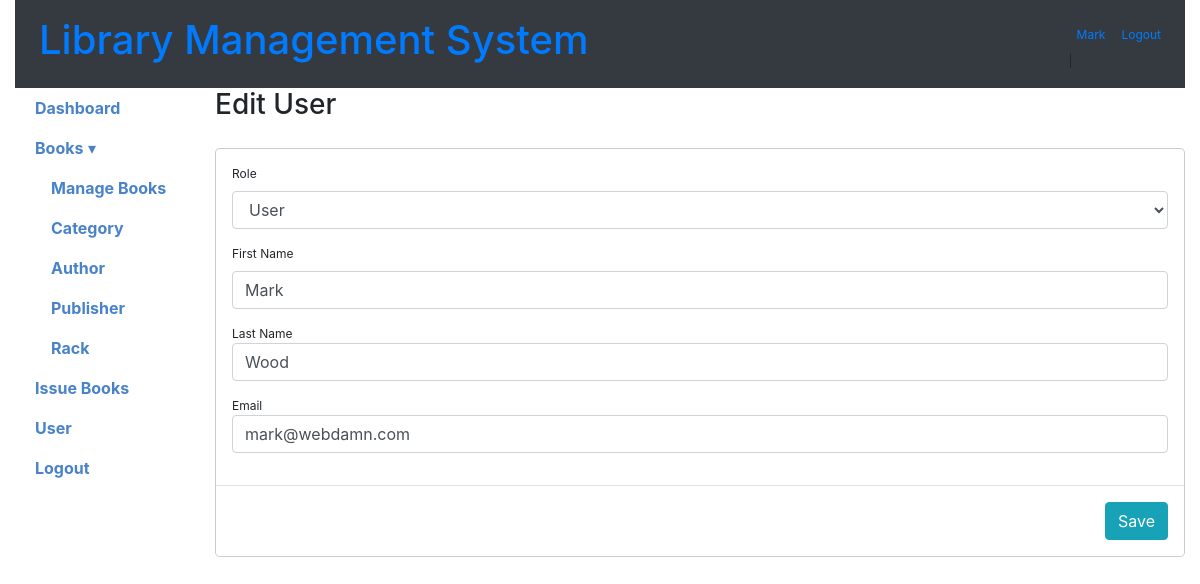
Page /edit_user?userid=2 (signed in) on the committed database.
### tables this page shows
CREATE TABLE user (
  id INTEGER NOT NULL PRIMARY KEY AUTOINCREMENT,
  first_name TEXT,
  last_name TEXT,
  email TEXT UNIQUE,
  password TEXT,
  role TEXT CHECK(role IN ('admin', 'user')) DEFAULT 'admin'
);

### app.py (the view)
@app.route("/edit_user", methods=['GET', 'POST'])
def edit_user():
    msg = ''
    if 'loggedin' in session:
        editUserId = request.args.get('userid')
        conn = get_db_connection()
        cursor = conn.cursor()
        cursor.execute('SELECT * FROM user WHERE id = ?', (editUserId,))
        users = cursor.fetchall()
        conn.close()
        return render_template("edit_user.html", users=users)
    return redirect(url_for('login'))

### app.py (called while the page is built)
def get_db_connection():
    conn = sqlite3.connect('library-system.db')
    conn.row_factory = sqlite3.Row
    return conn

### templates/edit_user.html (shortened to what this page needs)
{% include 'header.html' %}
<body>
  <div class="container-fluid" id="main">
	{% include 'top_menus.html' %}
    <div class="row row-offcanvas row-offcanvas-left">
	  {% include 'left_menus.html' %}
      <div class="col-md-9 col-lg-10 main">
		<h3>Edit User</h3>
		<br>
        {% for user in users %}
        <form method="post" id="userForm" action="{{ url_for('save_user')}}">
			<div class="modal-content">
				<div class="modal-body">
					<div class="form-group">
						<label for="country" class="control-label">Role</label>
						<select class="form-control" id="role" name="role"/>
							<option value="user"  {% if user.role == 'user' %}selected="selected" {% endif %}>User</option>
					</div>
					<div class="form-group">
						<label for="first name" class="control-label">First Name</label>
						<input type="text" name="first_name" id="first_name" autocomplete="off" class="form-control" placeholder="first name" value="{{user.first_name}}"/>
					</div>
					<div class="form-group"
						<label for="last name" class="control-label">Last Name</label>
						<input type="text" class="form-control" id="last_name" name="last_name" placeholder="Last name" value="{{user.last_name}}">
					</div>
					<div class="form-group"
						<label for="email" class="control-label">Email</label>
						<input type="email" class="form-control" id="email" name="email" placeholder="Email"  value="{{user.email}}">
					</div>
				</div>
				<div class="modal-footer">
					<input type="submit" name="save" id="save" class="btn btn-info" value="Save" />
				</div>
			</div>
		</form>
        {% endfor %}
    </div>
       </div>
      </div>
  </body>
</html>

### templates/top_menus.html (shortened to what this page needs)
<nav class="navbar navbar-expand-sm bg-dark">
    <div class="navbar-collapse collapse" id="collapsingNavbar">
      <ul class="navbar-nav">
        <li class="nav-item active">
           <h1><a class="nav-link" href="#">Library Management System <span class="sr-only">LMS</span></a></h1>
        </li>
      </ul>
	  <ul class="navbar-nav ml-auto">
		{% if session['userid'] %}
			<li class="nav-item">
				<a class="nav-link" href="#">{{session.name}} </a> |
			</li>
			<li class="nav-item">
			  <a class="nav-link" href="{{ url_for('logout') }}"> Logout</a>
			</li>
		{% else %}
			<li class="nav-item">
				  <a class="nav-link" href="index.php">Login</a>
			</li>
		{% endif %}
      </ul>
    </div>
  </nav>

### static/style/dashboard.css (style rules this page uses)
body { font-size:12px; }

### rows in the picture
user: name "Mark", role "User", first_name "Mark", last_name "Wood", email "mark@webdamn.com"
